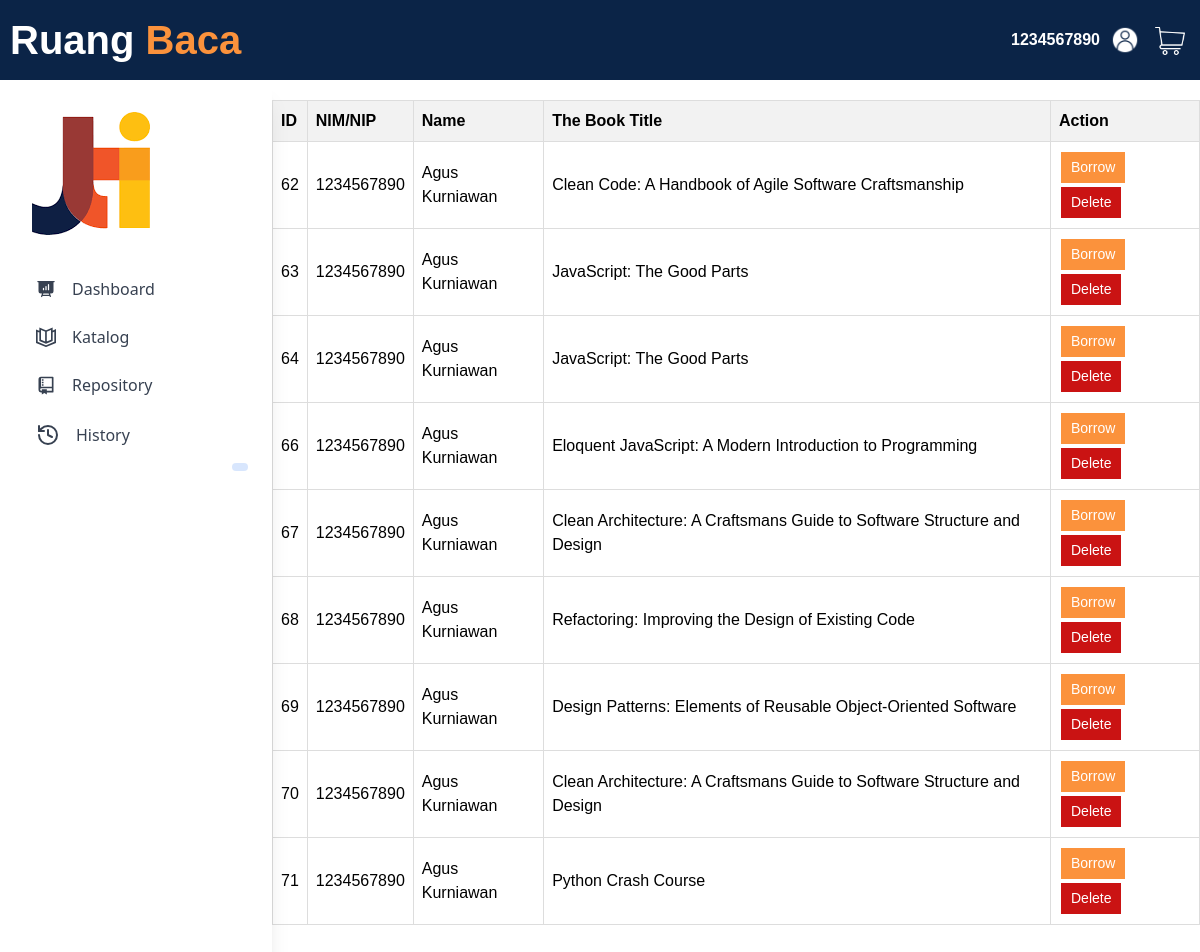
/App/User/cart.php (signed in), run on the app's committed database.
### tables this page shows
CREATE TABLE `keranjang` (
  `id_keranjang` int(15) NOT NULL,
  `qty` int(15) NOT NULL,
  `id_buku` int(15) NOT NULL,
  `id_user` int(15) NOT NULL
);

CREATE TABLE `user` (
  `id_user` int(15) NOT NULL,
  `username` varchar(200) NOT NULL,
  `nama_user` varchar(255) NOT NULL,
  `password` varchar(50) NOT NULL,
  `posisi` varchar(50) NOT NULL
);

CREATE TABLE `buku` (
  `id_buku` int(15) NOT NULL,
  `judul_buku` varchar(150) NOT NULL,
  `pengarang` varchar(150) NOT NULL,
  `tahun_terbit` year(4) NOT NULL,
  `jumlah_tersedia` int(15) NOT NULL,
  `deskripsi` text NOT NULL,
  `status_buku` varchar(50) NOT NULL,
  `image` varchar(150) NOT NULL
);

### App/User/cart.php (the view, shortened to what this page needs)
<!DOCTYPE html>
<html lang="en">
<head>
    <link rel="stylesheet" href="../../style/fitur.css">
</head>
<body>
    <?php
    include('../headeruser.php');
    $koneksi = mysqli_connect("localhost", "root", "", "perpustakaan");
    ?>
    <div class="content">
        <div id="sidebar">
            <?php
            include('../sidebaruser.php');
            function getKeranjang()
            {
                global $koneksi;
                $username = $_SESSION['username'];
                $query = "SELECT keranjang.*, user.username, user.nama_user, buku.judul_buku
         FROM keranjang
          INNER JOIN user ON keranjang.id_user = user.id_user
          INNER JOIN buku ON keranjang.id_buku = buku.id_buku
          WHERE user.username = '$username'
          ORDER BY keranjang.id_keranjang ASC";
                $stmt = mysqli_prepare($koneksi, $query);
                mysqli_stmt_execute($stmt);
                $result = mysqli_stmt_get_result($stmt);
                $keranjang = array();
                while ($row = mysqli_fetch_assoc($result)) {
                    $keranjang[] = $row;
                }
                return $keranjang;
            }
            $keranjang = getKeranjang();
            ?>
            <table border="1">
                <thead>
                    <tr>
                        <th>ID</th>
                        <th>NIM/NIP</th>
                        <th>Name</th>
                        <th>The Book Title</th>
                        <th>Action</th>
                    </tr>
                </thead>
                <tbody>
                    <?php foreach ($keranjang as $index => $data) : ?>
                        <tr>
                            <td><?= $data['id_keranjang'] ?></td>
                            <td><?= $data['username'] ?></td>
                            <td><?= $data['nama_user'] ?></td>
                            <td><?= $data['judul_buku'] ?></td>
                            <td>
                                <a href="../../Function/User/borrow.php?id_buku=<?= $data['id_buku']; ?>" class="edit-btn">Borrow</a>
                                <a href="#" onclick="confirmDelete(<?php echo $data['id_keranjang']; ?>)" class="delete-btn">Delete</a>
                            </td>
                        </tr>
                    <?php endforeach; ?>
                </tbody>
            </table>
</body>
</html>

### style/fitur.css (style rules this page uses)
body { font-family: Arial, sans-serif; margin: 0; padding: 0; }
.content { flex: 1; display: flex; }
table { width: 100%; border-collapse: collapse; margin-top: 20px; }
th, td { border: 1px solid #000; padding: 10px; text-align: center; }

### style/header.css (style rules this page uses)
body { margin: 0; padding: 0; font-family: Arial, sans-serif; display: flex; flex-direction: column; min-height: 100vh; }

### App/User/cart.php (style rules this page uses)
table { border-collapse: collapse; width: 100%; height: 5px; }
th, td { border: 1px solid #ddd; padding: 8px; text-align: left; }
th { background-color: #f2f2f2; }
.edit-btn { background-color: #FB923C; color: white; border: none; padding: 5px 10px; text-align: center; text-decoration: none; display: inline-block; font-size: 14px; margin: 2px 2px; cursor: pointer; }
.delete-btn { background-color: #CA1313; color: white; border: none; padding: 5px 10px; text-align: center; text-decoration: none; display: inline-block; font-size: 14px; margin: 2px 2px; cursor: pointer; }

### data on the page
keranjang: id_keranjang "62", id_user.username "1234567890", id_user.nama_user "Agus Kurniawan", id_buku.judul_buku "Clean Code: A Handbook of Agile Software Craftsmanship"
keranjang: id_keranjang "63", id_user.username "1234567890", id_user.nama_user "Agus Kurniawan", id_buku.judul_buku "JavaScript: The Good Parts"
keranjang: id_keranjang "64", id_user.username "1234567890", id_user.nama_user "Agus Kurniawan", id_buku.judul_buku "JavaScript: The Good Parts"
keranjang: id_keranjang "66", id_user.username "1234567890", id_user.nama_user "Agus Kurniawan", id_buku.judul_buku "Eloquent JavaScript: A Modern Introduction to Programming"
keranjang: id_keranjang "67", id_user.username "1234567890", id_user.nama_user "Agus Kurniawan", id_buku.judul_buku "Clean Architecture: A Craftsmans Guide to Software Structure and Design"
keranjang: id_keranjang "68", id_user.username "1234567890", id_user.nama_user "Agus Kurniawan", id_buku.judul_buku "Refactoring: Improving the Design of Existing Code"
keranjang: id_keranjang "69", id_user.username "1234567890", id_user.nama_user "Agus Kurniawan", id_buku.judul_buku "Design Patterns: Elements of Reusable Object-Oriented Software"
keranjang: id_keranjang "70", id_user.username "1234567890", id_user.nama_user "Agus Kurniawan", id_buku.judul_buku "Clean Architecture: A Craftsmans Guide to Software Structure and Design"
keranjang: id_keranjang "71", id_user.username "1234567890", id_user.nama_user "Agus Kurniawan", id_buku.judul_buku "Python Crash Course"

### other printed values
$_SESSION['username'] "1234567890"
